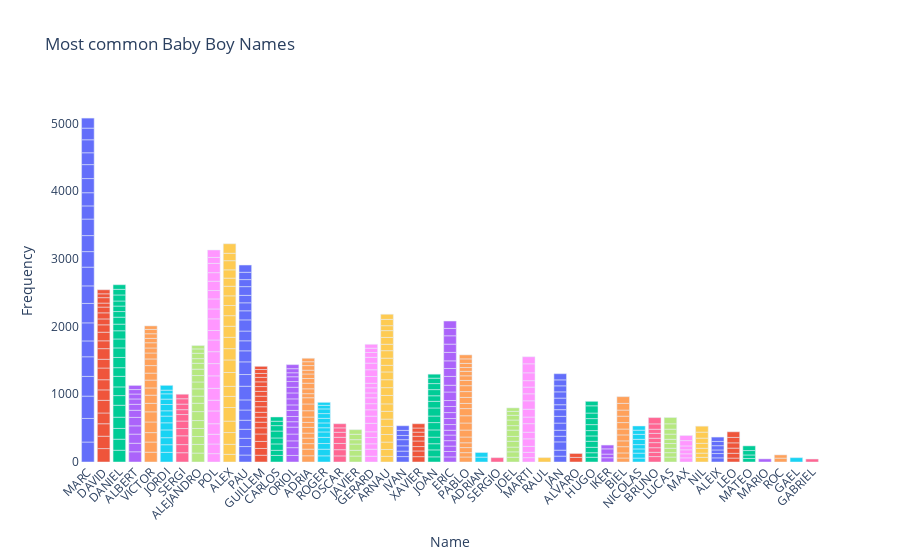

The notebook cell this image was saved under:
### Code cell
fig = px.bar(df_Male, x="Name", y="Frequency", color="Name",
      title="Most common Baby Boy Names ")
fig.update_traces(  textposition="outside")
fig.update_layout(uniformtext_minsize=7)
fig.update_layout(xaxis_tickangle=-45, )
fig.update_traces( textposition='outside')

fig.update_layout(

autosize=False,
margin=dict(
autoexpand=True ),
showlegend=False, plot_bgcolor="white")

### Figure 1 — Plotly figure (JSON) as saved in the notebook; plotly's stock layout.template omitted (floating-point values rounded to 4 significant figures)
{"data": [{"alignmentgroup": "True", "hovertemplate": "Name=%{x}<br>Frequency=%{y}<extra></extra>", "legendgroup": "MARC", "marker": {"color": "#636efa"}, "name": "MARC", "offsetgroup": "MARC", "orientation": "v", "showlegend": true, "textposition": "outside", "type": "bar", "x": ["MARC", "MARC", "MARC", "MARC", "MARC", "MARC", "MARC", "MARC", "MARC", "MARC", "MARC", "MARC", "MARC", "MARC", "MARC", "MARC", "MARC", "MARC", "MARC", "MARC", "MARC"], "xaxis": "x", "y": [295, 348, 330, 291, 290, 234, 267, 287, 259, 277, 229, 237, 244, 194, 195, 209, 206, 175, 192, 172, 148], "yaxis": "y"}, {"alignmentgroup": "True", "hovertemplate": "Name=%{x}<br>Frequency=%{y}<extra></extra>", "legendgroup": "DAVID", "marker": {"color": "#EF553B"}, "name": "DAVID", "offsetgroup": "DAVID", "orientation": "v", "showlegend": true, "textposition": "outside", "type": "bar", "x": ["DAVID", "DAVID", "DAVID", "DAVID", "DAVID", "DAVID", "DAVID", "DAVID", "DAVID", "DAVID", "DAVID", "DAVID", "DAVID", "DAVID", "DAVID", "DAVID", "DAVID", "DAVID", "DAVID", "DAVID"], "xaxis": "x", "y": [198, 183, 184, 159, 187, 154, 150, 173, 129, 157, 116, 127, 109, 87, 90, 85, 59, 80, 57, 60], "yaxis": "y"}, {"alignmentgroup": "True", "hovertemplate": "Name=%{x}<br>Frequency=%{y}<extra></extra>", "legendgroup": "DANIEL", "marker": {"color": "#00cc96"}, "name": "DANIEL", "offsetgroup": "DANIEL", "orientation": "v", "showlegend": true, "textposition": "outside", "type": "bar", "x": ["DANIEL", "DANIEL", "DANIEL", "DANIEL", "DANIEL", "DANIEL", "DANIEL", "DANIEL", "DANIEL", "DANIEL", "DANIEL", "DANIEL", "DANIEL", "DANIEL", "DANIEL", "DANIEL", "DANIEL", "DANIEL", "DANIEL", "DANIEL", "DANIEL"], "xaxis": "x", "y": [174, 163, 159, 166, 176, 143, 128, 156, 128, 151, 141, 132, 121, 98, 103, 83, 81, 75, 89, 83, 68], "yaxis": "y"}, {"alignmentgroup": "True", "hovertemplate": "Name=%{x}<br>Frequency=%{y}<extra></extra>", "legendgroup": "ALBERT", "marker": {"color": "#ab63fa"}, "name": "ALBERT", "offsetgroup": "ALBERT", "orientation": "v", "showlegend": true, "textposition": "outside", "type": "bar", "x": ["ALBERT", "ALBERT", "ALBERT", "ALBERT", "ALBERT", "ALBERT", "ALBERT", "ALBERT", "ALBERT", "ALBERT", "ALBERT"], "xaxis": "x", "y": [151, 126, 135, 122, 125, 105, 88, 79, 73, 66, 61], "yaxis": "y"}, {"alignmentgroup": "True", "hovertemplate": "Name=%{x}<br>Frequency=%{y}<extra></extra>", "legendgroup": "VICTOR", "marker": {"color": "#FFA15A"}, "name": "VICTOR", "offsetgroup": "VICTOR", "orientation": "v", "showlegend": true, "textposition": "outside", "type": "bar", "x": ["VICTOR", "VICTOR", "VICTOR", "VICTOR", "VICTOR", "VICTOR", "VICTOR", "VICTOR", "VICTOR", "VICTOR", "VICTOR", "VICTOR", "VICTOR", "VICTOR", "VICTOR", "VICTOR", "VICTOR", "VICTOR", "VICTOR"], "xaxis": "x", "y": [145, 150, 139, 157, 150, 126, 120, 107, 116, 103, 111, 98, 88, 74, 77, 65, 68, 64, 52], "yaxis": "y"}, {"alignmentgroup": "True", "hovertemplate": "Name=%{x}<br>Frequency=%{y}<extra></extra>", "legendgroup": "JORDI", "marker": {"color": "#19d3f3"}, "name": "JORDI", "offsetgroup": "JORDI", "orientation": "v", "showlegend": true, "textposition": "outside", "type": "bar", "x": ["JORDI", "JORDI", "JORDI", "JORDI", "JORDI", "JORDI", "JORDI", "JORDI", "JORDI", "JORDI", "JORDI", "JORDI"], "xaxis": "x", "y": [143, 112, 104, 115, 105, 99, 78, 93, 80, 78, 54, 71], "yaxis": "y"}, {"alignmentgroup": "True", "hovertemplate": "Name=%{x}<br>Frequency=%{y}<extra></extra>", "legendgroup": "SERGI", "marker": {"color": "#FF6692"}, "name": "SERGI", "offsetgroup": "SERGI", "orientation": "v", "showlegend": true, "textposition": "outside", "type": "bar", "x": ["SERGI", "SERGI", "SERGI", "SERGI", "SERGI", "SERGI", "SERGI", "SERGI", "SERGI", "SERGI"], "xaxis": "x", "y": [137, 120, 130, 107, 111, 96, 72, 82, 79, 67], "yaxis": "y"}, {"alignmentgroup": "True", "hovertemplate": "Name=%{x}<br>Frequency=%{y}<extra></extra>", "legendgroup": "ALEJANDRO", "marker": {"color": "#B6E880"}, "name": "ALEJANDRO", "offsetgroup": "ALEJANDRO", "orientation": "v", "showlegend": true, "textposition": "outside", "type": "bar", "x": ["ALEJANDRO", "ALEJANDRO", "ALEJANDRO", "ALEJANDRO", "ALEJANDRO", "ALEJANDRO", "ALEJANDRO", "ALEJANDRO", "ALEJANDRO", "ALEJANDRO", "ALEJANDRO", "ALEJANDRO", "ALEJANDRO", "ALEJANDRO", "ALEJANDRO", "ALEJANDRO", "ALEJANDRO"], "xaxis": "x", "y": [132, 128, 117, 118, 117, 132, 124, 105, 107, 102, 95, 94, 87, 68, 80, 64, 50], "yaxis": "y"}, {"alignmentgroup": "True", "hovertemplate": "Name=%{x}<br>Frequency=%{y}<extra></extra>", "legendgroup": "POL", "marker": {"color": "#FF97FF"}, "name": "POL", "offsetgroup": "POL", "orientation": "v", "showlegend": true, "textposition": "outside", "type": "bar", "x": ["POL", "POL", "POL", "POL", "POL", "POL", "POL", "POL", "POL", "POL", "POL", "POL", "POL", "POL", "POL", "POL", "POL", "POL", "POL", "POL", "POL"], "xaxis": "x", "y": [123, 143, 144, 155, 189, 159, 175, 184, 181, 176, 173, 140, 172, 146, 148, 124, 138, 126, 137, 88, 110], "yaxis": "y"}, {"alignmentgroup": "True", "hovertemplate": "Name=%{x}<br>Frequency=%{y}<extra></extra>", "legendgroup": "ALEX", "marker": {"color": "#FECB52"}, "name": "ALEX", "offsetgroup": "ALEX", "orientation": "v", "showlegend": true, "textposition": "outside", "type": "bar", "x": ["ALEX", "ALEX", "ALEX", "ALEX", "ALEX", "ALEX", "ALEX", "ALEX", "ALEX", "ALEX", "ALEX", "ALEX", "ALEX", "ALEX", "ALEX", "ALEX", "ALEX", "ALEX", "ALEX", "ALEX", "ALEX"], "xaxis": "x", "y": [113, 148, 174, 169, 201, 164, 148, 205, 185, 167, 168, 163, 156, 150, 143, 142, 120, 122, 135, 110, 140], "yaxis": "y"}, {"alignmentgroup": "True", "hovertemplate": "Name=%{x}<br>Frequency=%{y}<extra></extra>", "legendgroup": "PAU", "marker": {"color": "#636efa"}, "name": "PAU", "offsetgroup": "PAU", "orientation": "v", "showlegend": true, "textposition": "outside", "type": "bar", "x": ["PAU", "PAU", "PAU", "PAU", "PAU", "PAU", "PAU", "PAU", "PAU", "PAU", "PAU", "PAU", "PAU", "PAU", "PAU", "PAU", "PAU", "PAU", "PAU", "PAU", "PAU"], "xaxis": "x", "y": [103, 125, 122, 133, 134, 151, 149, 202, 173, 187, 163, 148, 144, 165, 134, 118, 110, 129, 104, 108, 107], "yaxis": "y"}, {"alignmentgroup": "True", "hovertemplate": "Name=%{x}<br>Frequency=%{y}<extra></extra>", "legendgroup": "GUILLEM", "marker": {"color": "#EF553B"}, "name": "GUILLEM", "offsetgroup": "GUILLEM", "orientation": "v", "showlegend": true, "textposition": "outside", "type": "bar", "x": ["GUILLEM", "GUILLEM", "GUILLEM", "GUILLEM", "GUILLEM", "GUILLEM", "GUILLEM", "GUILLEM", "GUILLEM", "GUILLEM", "GUILLEM", "GUILLEM", "GUILLEM", "GUILLEM", "GUILLEM", "GUILLEM", "GUILLEM", "GUILLEM"], "xaxis": "x", "y": [100, 100, 104, 110, 91, 83, 74, 72, 82, 77, 79, 71, 71, 70, 66, 58, 58, 47], "yaxis": "y"}, {"alignmentgroup": "True", "hovertemplate": "Name=%{x}<br>Frequency=%{y}<extra></extra>", "legendgroup": "CARLOS", "marker": {"color": "#00cc96"}, "name": "CARLOS", "offsetgroup": "CARLOS", "orientation": "v", "showlegend": true, "textposition": "outside", "type": "bar", "x": ["CARLOS", "CARLOS", "CARLOS", "CARLOS", "CARLOS", "CARLOS", "CARLOS", "CARLOS"], "xaxis": "x", "y": [97, 76, 94, 88, 102, 80, 65, 63], "yaxis": "y"}, {"alignmentgroup": "True", "hovertemplate": "Name=%{x}<br>Frequency=%{y}<extra></extra>", "legendgroup": "ORIOL", "marker": {"color": "#ab63fa"}, "name": "ORIOL", "offsetgroup": "ORIOL", "orientation": "v", "showlegend": true, "textposition": "outside", "type": "bar", "x": ["ORIOL", "ORIOL", "ORIOL", "ORIOL", "ORIOL", "ORIOL", "ORIOL", "ORIOL", "ORIOL", "ORIOL", "ORIOL", "ORIOL", "ORIOL", "ORIOL", "ORIOL", "ORIOL", "ORIOL"], "xaxis": "x", "y": [97, 115, 100, 101, 102, 80, 77, 90, 81, 89, 88, 84, 84, 71, 59, 60, 60], "yaxis": "y"}, {"alignmentgroup": "True", "hovertemplate": "Name=%{x}<br>Frequency=%{y}<extra></extra>", "legendgroup": "ADRIA", "marker": {"color": "#FFA15A"}, "name": "ADRIA", "offsetgroup": "ADRIA", "orientation": "v", "showlegend": true, "textposition": "outside", "type": "bar", "x": ["ADRIA", "ADRIA", "ADRIA", "ADRIA", "ADRIA", "ADRIA", "ADRIA", "ADRIA", "ADRIA", "ADRIA", "ADRIA", "ADRIA", "ADRIA", "ADRIA", "ADRIA", "ADRIA", "ADRIA", "ADRIA", "ADRIA", "ADRIA"], "xaxis": "x", "y": [92, 98, 81, 82, 74, 85, 73, 79, 93, 100, 92, 60, 72, 83, 69, 67, 56, 68, 57, 51], "yaxis": "y"}, {"alignmentgroup": "True", "hovertemplate": "Name=%{x}<br>Frequency=%{y}<extra></extra>", "legendgroup": "ROGER", "marker": {"color": "#19d3f3"}, "name": "ROGER", "offsetgroup": "ROGER", "orientation": "v", "showlegend": true, "textposition": "outside", "type": "bar", "x": ["ROGER", "ROGER", "ROGER", "ROGER", "ROGER", "ROGER", "ROGER", "ROGER", "ROGER", "ROGER", "ROGER", "ROGER"], "xaxis": "x", "y": [91, 98, 84, 91, 80, 62, 71, 68, 70, 69, 53, 44], "yaxis": "y"}, {"alignmentgroup": "True", "hovertemplate": "Name=%{x}<br>Frequency=%{y}<extra></extra>", "legendgroup": "OSCAR", "marker": {"color": "#FF6692"}, "name": "OSCAR", "offsetgroup": "OSCAR", "orientation": "v", "showlegend": true, "textposition": "outside", "type": "bar", "x": ["OSCAR", "OSCAR", "OSCAR", "OSCAR", "OSCAR", "OSCAR", "OSCAR"], "xaxis": "x", "y": [90, 92, 92, 91, 74, 65, 61], "yaxis": "y"}, {"alignmentgroup": "True", "hovertemplate": "Name=%{x}<br>Frequency=%{y}<extra></extra>", "legendgroup": "JAVIER", "marker": {"color": "#B6E880"}, "name": "JAVIER", "offsetgroup": "JAVIER", "orientation": "v", "showlegend": true, "textposition": "outside", "type": "bar", "x": ["JAVIER", "JAVIER", "JAVIER", "JAVIER", "JAVIER", "JAVIER"], "xaxis": "x", "y": [88, 85, 92, 65, 80, 67], "yaxis": "y"}, {"alignmentgroup": "True", "hovertemplate": "Name=%{x}<br>Frequency=%{y}<extra></extra>", "legendgroup": "GERARD", "marker": {"color": "#FF97FF"}, "name": "GERARD", "offsetgroup": "GERARD", "orientation": "v", "showlegend": true, "textposition": "outside", "type": "bar", "x": ["GERARD", "GERARD", "GERARD", "GERARD", "GERARD", "GERARD", "GERARD", "GERARD", "GERARD", "GERARD", "GERARD", "GERARD", "GERARD", "GERARD", "GERARD", "GERARD", "GERARD", "GERARD", "GERARD", "GERARD"], "xaxis": "x", "y": [85, 104, 80, 93, 84, 125, 106, 94, 90, 87, 72, 76, 67, 100, 99, 98, 86, 71, 64, 57], "yaxis": "y"}, {"alignmentgroup": "True", "hovertemplate": "Name=%{x}<br>Frequency=%{y}<extra></extra>", "legendgroup": "ARNAU", "marker": {"color": "#FECB52"}, "name": "ARNAU", "offsetgroup": "ARNAU", "orientation": "v", "showlegend": true, "textposition": "outside", "type": "bar", "x": ["ARNAU", "ARNAU", "ARNAU", "ARNAU", "ARNAU", "ARNAU", "ARNAU", "ARNAU", "ARNAU", "ARNAU", "ARNAU", "ARNAU", "ARNAU", "ARNAU", "ARNAU", "ARNAU", "ARNAU", "ARNAU", "ARNAU", "ARNAU", "ARNAU"], "xaxis": "x", "y": [84, 101, 109, 112, 120, 108, 115, 109, 125, 115, 117, 115, 98, 106, 110, 95, 101, 100, 73, 93, 76], "yaxis": "y"}, {"alignmentgroup": "True", "hovertemplate": "Name=%{x}<br>Frequency=%{y}<extra></extra>", "legendgroup": "IVAN", "marker": {"color": "#636efa"}, "name": "IVAN", "offsetgroup": "IVAN", "orientation": "v", "showlegend": true, "textposition": "outside", "type": "bar", "x": ["IVAN", "IVAN", "IVAN", "IVAN", "IVAN", "IVAN", "IVAN"], "xaxis": "x", "y": [80, 81, 78, 91, 62, 75, 68], "yaxis": "y"}, {"alignmentgroup": "True", "hovertemplate": "Name=%{x}<br>Frequency=%{y}<extra></extra>", "legendgroup": "XAVIER", "marker": {"color": "#EF553B"}, "name": "XAVIER", "offsetgroup": "XAVIER", "orientation": "v", "showlegend": true, "textposition": "outside", "type": "bar", "x": ["XAVIER", "XAVIER", "XAVIER", "XAVIER", "XAVIER", "XAVIER", "XAVIER", "XAVIER"], "xaxis": "x", "y": [79, 84, 65, 82, 70, 61, 61, 63], "yaxis": "y"}, {"alignmentgroup": "True", "hovertemplate": "Name=%{x}<br>Frequency=%{y}<extra></extra>", "legendgroup": "JOAN", "marker": {"color": "#00cc96"}, "name": "JOAN", "offsetgroup": "JOAN", "orientation": "v", "showlegend": true, "textposition": "outside", "type": "bar", "x": ["JOAN", "JOAN", "JOAN", "JOAN", "JOAN", "JOAN", "JOAN", "JOAN", "JOAN", "JOAN", "JOAN", "JOAN", "JOAN", "JOAN"], "xaxis": "x", "y": [76, 103, 91, 97, 107, 108, 97, 119, 98, 82, 91, 89, 80, 59], "yaxis": "y"}, {"alignmentgroup": "True", "hovertemplate": "Name=%{x}<br>Frequency=%{y}<extra></extra>", "legendgroup": "ERIC", "marker": {"color": "#ab63fa"}, "name": "ERIC", "offsetgroup": "ERIC", "orientation": "v", "showlegend": true, "textposition": "outside", "type": "bar", "x": ["ERIC", "ERIC", "ERIC", "ERIC", "ERIC", "ERIC", "ERIC", "ERIC", "ERIC", "ERIC", "ERIC", "ERIC", "ERIC", "ERIC", "ERIC", "ERIC", "ERIC", "ERIC", "ERIC", "ERIC", "ERIC"], "xaxis": "x", "y": [75, 80, 80, 80, 83, 71, 84, 89, 88, 90, 88, 126, 100, 130, 117, 113, 125, 122, 123, 109, 109], "yaxis": "y"}, {"alignmentgroup": "True", "hovertemplate": "Name=%{x}<br>Frequency=%{y}<extra></extra>", "legendgroup": "PABLO", "marker": {"color": "#FFA15A"}, "name": "PABLO", "offsetgroup": "PABLO", "orientation": "v", "showlegend": true, "textposition": "outside", "type": "bar", "x": ["PABLO", "PABLO", "PABLO", "PABLO", "PABLO", "PABLO", "PABLO", "PABLO", "PABLO", "PABLO", "PABLO", "PABLO", "PABLO", "PABLO", "PABLO", "PABLO", "PABLO", "PABLO", "PABLO", "PABLO"], "xaxis": "x", "y": [74, 64, 75, 71, 85, 103, 104, 107, 106, 76, 89, 86, 87, 78, 68, 66, 56, 61, 67, 59], "yaxis": "y"}, {"alignmentgroup": "True", "hovertemplate": "Name=%{x}<br>Frequency=%{y}<extra></extra>", "legendgroup": "ADRIAN", "marker": {"color": "#19d3f3"}, "name": "ADRIAN", "offsetgroup": "ADRIAN", "orientation": "v", "showlegend": true, "textposition": "outside", "type": "bar", "x": ["ADRIAN", "ADRIAN"], "xaxis": "x", "y": [72, 68], "yaxis": "y"}, {"alignmentgroup": "True", "hovertemplate": "Name=%{x}<br>Frequency=%{y}<extra></extra>", "legendgroup": "SERGIO", "marker": {"color": "#FF6692"}, "name": "SERGIO", "offsetgroup": "SERGIO", "orientation": "v", "showlegend": true, "textposition": "outside", "type": "bar", "x": ["SERGIO"], "xaxis": "x", "y": [64], "yaxis": "y"}, {"alignmentgroup": "True", "hovertemplate": "Name=%{x}<br>Frequency=%{y}<extra></extra>", "legendgroup": "JOEL", "marker": {"color": "#B6E880"}, "name": "JOEL", "offsetgroup": "JOEL", "orientation": "v", "showlegend": true, "textposition": "outside", "type": "bar", "x": ["JOEL", "JOEL", "JOEL", "JOEL", "JOEL", "JOEL", "JOEL", "JOEL", "JOEL", "JOEL", "JOEL"], "xaxis": "x", "y": [70, 80, 70, 86, 72, 93, 66, 83, 70, 58, 51], "yaxis": "y"}, {"alignmentgroup": "True", "hovertemplate": "Name=%{x}<br>Frequency=%{y}<extra></extra>", "legendgroup": "MARTI", "marker": {"color": "#FF97FF"}, "name": "MARTI", "offsetgroup": "MARTI", "orientation": "v", "showlegend": true, "textposition": "outside", "type": "bar", "x": ["MARTI", "MARTI", "MARTI", "MARTI", "MARTI", "MARTI", "MARTI", "MARTI", "MARTI", "MARTI", "MARTI", "MARTI", "MARTI", "MARTI", "MARTI"], "xaxis": "x", "y": [64, 79, 88, 111, 98, 126, 98, 116, 124, 103, 99, 95, 116, 133, 104], "yaxis": "y"}, {"alignmentgroup": "True", "hovertemplate": "Name=%{x}<br>Frequency=%{y}<extra></extra>", "legendgroup": "RAUL", "marker": {"color": "#FECB52"}, "name": "RAUL", "offsetgroup": "RAUL", "orientation": "v", "showlegend": true, "textposition": "outside", "type": "bar", "x": ["RAUL"], "xaxis": "x", "y": [65], "yaxis": "y"}, {"alignmentgroup": "True", "hovertemplate": "Name=%{x}<br>Frequency=%{y}<extra></extra>", "legendgroup": "JAN", "marker": {"color": "#636efa"}, "name": "JAN", "offsetgroup": "JAN", "orientation": "v", "showlegend": true, "textposition": "outside", "type": "bar", "x": ["JAN", "JAN", "JAN", "JAN", "JAN", "JAN", "JAN", "JAN", "JAN", "JAN", "JAN", "JAN", "JAN", "JAN"], "xaxis": "x", "y": [87, 88, 122, 84, 88, 106, 100, 98, 73, 98, 92, 89, 88, 91], "yaxis": "y"}, {"alignmentgroup": "True", "hovertemplate": "Name=%{x}<br>Frequency=%{y}<extra></extra>", "legendgroup": "ALVARO", "marker": {"color": "#EF553B"}, "name": "ALVARO", "offsetgroup": "ALVARO", "orientation": "v", "showlegend": true, "textposition": "outside", "type": "bar", "x": ["ALVARO", "ALVARO"], "xaxis": "x", "y": [68, 58], "yaxis": "y"}, {"alignmentgroup": "True", "hovertemplate": "Name=%{x}<br>Frequency=%{y}<extra></extra>", "legendgroup": "HUGO", "marker": {"color": "#00cc96"}, "name": "HUGO", "offsetgroup": "HUGO", "orientation": "v", "showlegend": true, "textposition": "outside", "type": "bar", "x": ["HUGO", "HUGO", "HUGO", "HUGO", "HUGO", "HUGO", "HUGO", "HUGO", "HUGO", "HUGO", "HUGO"], "xaxis": "x", "y": [70, 67, 80, 89, 79, 79, 88, 89, 82, 107, 66], "yaxis": "y"}, {"alignmentgroup": "True", "hovertemplate": "Name=%{x}<br>Frequency=%{y}<extra></extra>", "legendgroup": "IKER", "marker": {"color": "#ab63fa"}, "name": "IKER", "offsetgroup": "IKER", "orientation": "v", "showlegend": true, "textposition": "outside", "type": "bar", "x": ["IKER", "IKER", "IKER", "IKER"], "xaxis": "x", "y": [63, 54, 77, 56], "yaxis": "y"}, {"alignmentgroup": "True", "hovertemplate": "Name=%{x}<br>Frequency=%{y}<extra></extra>", "legendgroup": "BIEL", "marker": {"color": "#FFA15A"}, "name": "BIEL", "offsetgroup": "BIEL", "orientation": "v", "showlegend": true, "textposition": "outside", "type": "bar", "x": ["BIEL", "BIEL", "BIEL", "BIEL", "BIEL", "BIEL", "BIEL", "BIEL", "BIEL", "BIEL", "BIEL"], "xaxis": "x", "y": [59, 75, 92, 86, 88, 87, 95, 95, 90, 99, 99], "yaxis": "y"}, {"alignmentgroup": "True", "hovertemplate": "Name=%{x}<br>Frequency=%{y}<extra></extra>", "legendgroup": "NICOLAS", "marker": {"color": "#19d3f3"}, "name": "NICOLAS", "offsetgroup": "NICOLAS", "orientation": "v", "showlegend": true, "textposition": "outside", "type": "bar", "x": ["NICOLAS", "NICOLAS", "NICOLAS", "NICOLAS", "NICOLAS", "NICOLAS", "NICOLAS", "NICOLAS"], "xaxis": "x", "y": [58, 73, 62, 64, 78, 73, 62, 62], "yaxis": "y"}, {"alignmentgroup": "True", "hovertemplate": "Name=%{x}<br>Frequency=%{y}<extra></extra>", "legendgroup": "BRUNO", "marker": {"color": "#FF6692"}, "name": "BRUNO", "offsetgroup": "BRUNO", "orientation": "v", "showlegend": true, "textposition": "outside", "type": "bar", "x": ["BRUNO", "BRUNO", "BRUNO", "BRUNO", "BRUNO", "BRUNO", "BRUNO", "BRUNO", "BRUNO"], "xaxis": "x", "y": [80, 63, 68, 75, 65, 72, 61, 79, 93], "yaxis": "y"}, {"alignmentgroup": "True", "hovertemplate": "Name=%{x}<br>Frequency=%{y}<extra></extra>", "legendgroup": "LUCAS", "marker": {"color": "#B6E880"}, "name": "LUCAS", "offsetgroup": "LUCAS", "orientation": "v", "showlegend": true, "textposition": "outside", "type": "bar", "x": ["LUCAS", "LUCAS", "LUCAS", "LUCAS", "LUCAS", "LUCAS", "LUCAS", "LUCAS", "LUCAS"], "xaxis": "x", "y": [73, 65, 65, 70, 62, 77, 73, 79, 93], "yaxis": "y"}, {"alignmentgroup": "True", "hovertemplate": "Name=%{x}<br>Frequency=%{y}<extra></extra>", "legendgroup": "MAX", "marker": {"color": "#FF97FF"}, "name": "MAX", "offsetgroup": "MAX", "orientation": "v", "showlegend": true, "textposition": "outside", "type": "bar", "x": ["MAX", "MAX", "MAX", "MAX", "MAX", "MAX"], "xaxis": "x", "y": [61, 60, 59, 57, 79, 75], "yaxis": "y"}, {"alignmentgroup": "True", "hovertemplate": "Name=%{x}<br>Frequency=%{y}<extra></extra>", "legendgroup": "NIL", "marker": {"color": "#FECB52"}, "name": "NIL", "offsetgroup": "NIL", "orientation": "v", "showlegend": true, "textposition": "outside", "type": "bar", "x": ["NIL", "NIL", "NIL", "NIL", "NIL", "NIL", "NIL"], "xaxis": "x", "y": [69, 62, 72, 73, 77, 88, 88], "yaxis": "y"}, {"alignmentgroup": "True", "hovertemplate": "Name=%{x}<br>Frequency=%{y}<extra></extra>", "legendgroup": "ALEIX", "marker": {"color": "#636efa"}, "name": "ALEIX", "offsetgroup": "ALEIX", "orientation": "v", "showlegend": true, "textposition": "outside", "type": "bar", "x": ["ALEIX", "ALEIX", "ALEIX", "ALEIX", "ALEIX", "ALEIX"], "xaxis": "x", "y": [61, 64, 53, 63, 63, 64], "yaxis": "y"}, {"alignmentgroup": "True", "hovertemplate": "Name=%{x}<br>Frequency=%{y}<extra></extra>", "legendgroup": "LEO", "marker": {"color": "#EF553B"}, "name": "LEO", "offsetgroup": "LEO", "orientation": "v", "showlegend": true, "textposition": "outside", "type": "bar", "x": ["LEO", "LEO", "LEO", "LEO", "LEO", "LEO"], "xaxis": "x", "y": [58, 71, 76, 78, 80, 83], "yaxis": "y"}, {"alignmentgroup": "True", "hovertemplate": "Name=%{x}<br>Frequency=%{y}<extra></extra>", "legendgroup": "MATEO", "marker": {"color": "#00cc96"}, "name": "MATEO", "offsetgroup": "MATEO", "orientation": "v", "showlegend": true, "textposition": "outside", "type": "bar", "x": ["MATEO", "MATEO", "MATEO", "MATEO"], "xaxis": "x", "y": [52, 52, 65, 69], "yaxis": "y"}, {"alignmentgroup": "True", "hovertemplate": "Name=%{x}<br>Frequency=%{y}<extra></extra>", "legendgroup": "MARIO", "marker": {"color": "#ab63fa"}, "name": "MARIO", "offsetgroup": "MARIO", "orientation": "v", "showlegend": true, "textposition": "outside", "type": "bar", "x": ["MARIO"], "xaxis": "x", "y": [46], "yaxis": "y"}, {"alignmentgroup": "True", "hovertemplate": "Name=%{x}<br>Frequency=%{y}<extra></extra>", "legendgroup": "ROC", "marker": {"color": "#FFA15A"}, "name": "ROC", "offsetgroup": "ROC", "orientation": "v", "showlegend": true, "textposition": "outside", "type": "bar", "x": ["ROC", "ROC"], "xaxis": "x", "y": [57, 48], "yaxis": "y"}, {"alignmentgroup": "True", "hovertemplate": "Name=%{x}<br>Frequency=%{y}<extra></extra>", "legendgroup": "GAEL", "marker": {"color": "#19d3f3"}, "name": "GAEL", "offsetgroup": "GAEL", "orientation": "v", "showlegend": true, "textposition": "outside", "type": "bar", "x": ["GAEL"], "xaxis": "x", "y": [64], "yaxis": "y"}, {"alignmentgroup": "True", "hovertemplate": "Name=%{x}<br>Frequency=%{y}<extra></extra>", "legendgroup": "GABRIEL", "marker": {"color": "#FF6692"}, "name": "GABRIEL", "offsetgroup": "GABRIEL", "orientation": "v", "showlegend": true, "textposition": "outside", "type": "bar", "x": ["GABRIEL"], "xaxis": "x", "y": [44], "yaxis": "y"}], "layout": {"autosize": false, "barmode": "relative", "legend": {"title": {"text": "Name"}, "tracegroupgap": 0}, "margin": {"autoexpand": true}, "plot_bgcolor": "white", "showlegend": false, "title": {"text": "Most common Baby Boy Names "}, "uniformtext": {"minsize": 7}, "xaxis": {"anchor": "y", "categoryarray": ["MARC", "DAVID", "DANIEL", "ALBERT", "VICTOR", "JORDI", "SERGI", "ALEJANDRO", "POL", "ALEX", "PAU", "GUILLEM", "CARLOS", "ORIOL", "ADRIA", "ROGER", "OSCAR", "JAVIER", "GERARD", "ARNAU", "IVAN", "XAVIER", "JOAN", "ERIC", "PABLO", "ADRIAN", "SERGIO", "JOEL", "MARTI", "RAUL", "JAN", "ALVARO", "HUGO", "IKER", "BIEL", "NICOLAS", "BRUNO", "LUCAS", "MAX", "NIL", "ALEIX", "LEO", "MATEO", "MARIO", "ROC", "GAEL", "GABRIEL"], "categoryorder": "array", "domain": [0, 1], "tickangle": -45, "title": {"text": "Name"}}, "yaxis": {"anchor": "x", "domain": [0, 1], "title": {"text": "Frequency"}}}}
